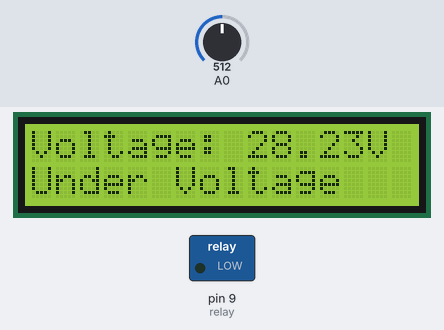
This sketch was run on a simulated Arduino Uno, built with avr-gcc and run on an emulated ATmega328P. Parts: 16×2 character LCD, switched loads named in the sketch (green lamp = pin HIGH). The inputs (shaded band) are chosen by the test bench; at power-on: A0 = 512.

Above: at 2.2 s.
2.3 s: A0 set to 868
At 4.9 s:
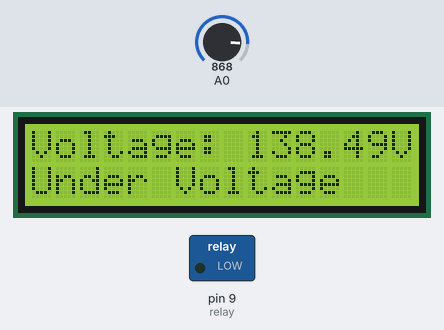
5.3 s: A0 set to 889
At 6.9 s:
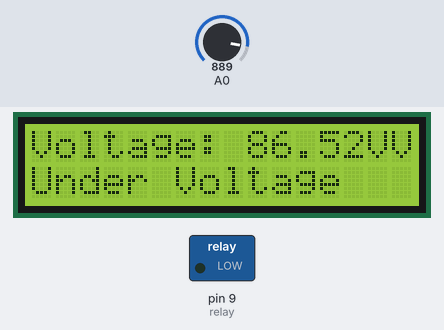
8.3 s: A0 set to 753
At 9.7 s:
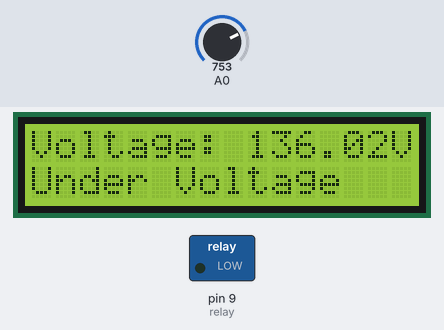
11.3 s: A0 set to 726
At 13.0 s:
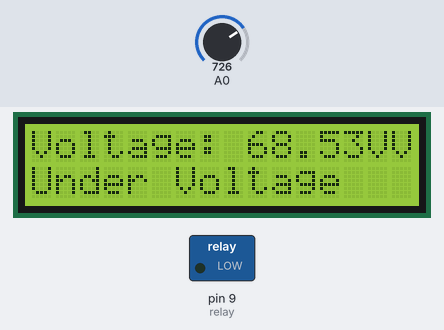
14.3 s: A0 set to 900
At 16.0 s:
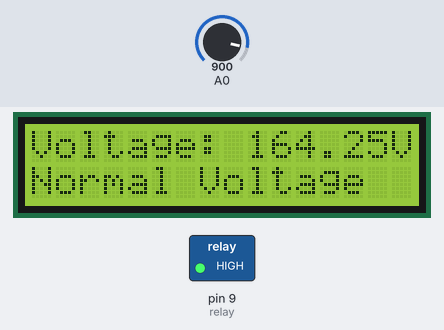
17.3 s: A0 set to 511
At 18.5 s:
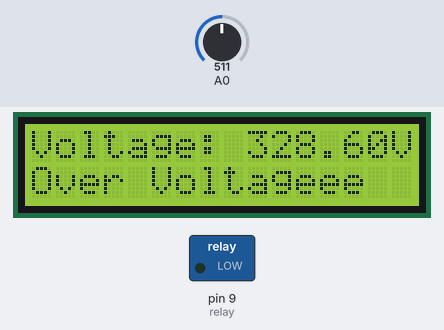
Timing chart, 0 to 20.8 s (numbered marks = the images above; inputs shaded):
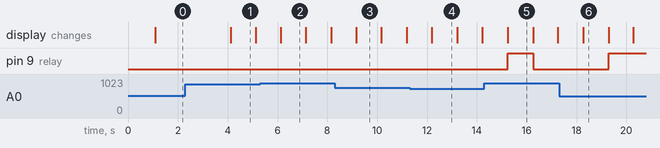

Measured:
- the behaviour switches between 878 and 879 on A0 (found by bisection; images 1 and 2)
- the behaviour switches between 736 and 735 on A0 (found by bisection; images 3 and 4)
- after the input at 2.3 s, the display: changes after 1.8 s (image 1)
- after the input at 8.3 s, the display: changes after 0.86 s (image 3)
- after the input at 14.3 s, pin 9 (relay): LOW → HIGH after 0.95 s, → LOW 1.0 s later; the display: changes after 0.95 s (image 5)
- after the input at 17.3 s, pin 9 (relay): LOW → HIGH after 2.0 s; the display: changes after 0.98 s (image 6)
- what the display in image 1 shows lasts 1.0 s, from 4.1 s to 5.1 s

The sketch:

Digital_voltmeter_with_over_under.ino
```cpp
#include <Filters.h> //Easy library to do the calculations
#include <LiquidCrystal_I2C.h>
LiquidCrystal_I2C lcd(0x27, 16, 2);

float testFrequency = 50;  // test signal frequency (Hz)

int Sensor = 0; //Sensor analog input, here it's A0
int relay = 9;  //Define output pin for relay

float intercept = 0.7; // To be adjusted based on calibration testing
float slope = 0.04; // To be adjusted based on calibration testing
float current_Volts; // Voltage

unsigned long printPeriod = 1000; //Refresh rate
unsigned long previousMillis = 0;


void setup()
{
  lcd.init();
  lcd.backlight();
  pinMode(relay, OUTPUT);
  lcd.print("Voltage:");
  delay(1000);

}

void loop()
{
  RunningStatistics inputStats;                // Easy life lines, actual calculation of the RMS requires a load of coding

  while ( true )
  {
    Sensor = analogRead(A0);  // Read the analog in value:
    inputStats.input(Sensor);  // Log to stats function

    if ((unsigned long)(millis() - previousMillis) >= printPeriod)
    {
      previousMillis = millis();   // Update time every second

      current_Volts = intercept + slope * inputStats.sigma(); // Calibartions for offset and amplitude
      current_Volts = current_Volts * (40.3231);             // Further calibrations for the amplitude

      lcd.setCursor(9, 0);
      lcd.print(current_Volts);

      lcd.print("V");
    }
    // Case 1 Under Voltage
    if ( (current_Volts > 0)  &&  (current_Volts < 150) )
  {
    lcd.setCursor(0, 1);
    lcd.print("Under Voltage");
    digitalWrite(relay, LOW);
  }
  // Case 2 Normal Rated Voltage
  if ( (current_Volts >= 150)  &&  (current_Volts <= 260) )
  {
    lcd.setCursor(0, 1);
    lcd.print("Normal Voltage");
    digitalWrite(relay, HIGH);
  }
  // Case 3 Over Voltage
  if ( current_Volts > 260 )
  {
    lcd.setCursor(0, 1);
    lcd.print("Over Voltage");
    digitalWrite(relay, LOW);
  }
  }
}
```
